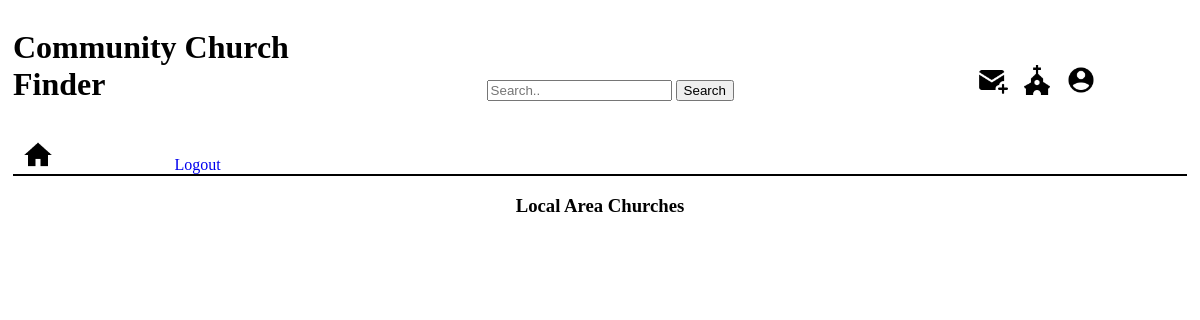
/area_churches, run on an earlier commit of the app's database.
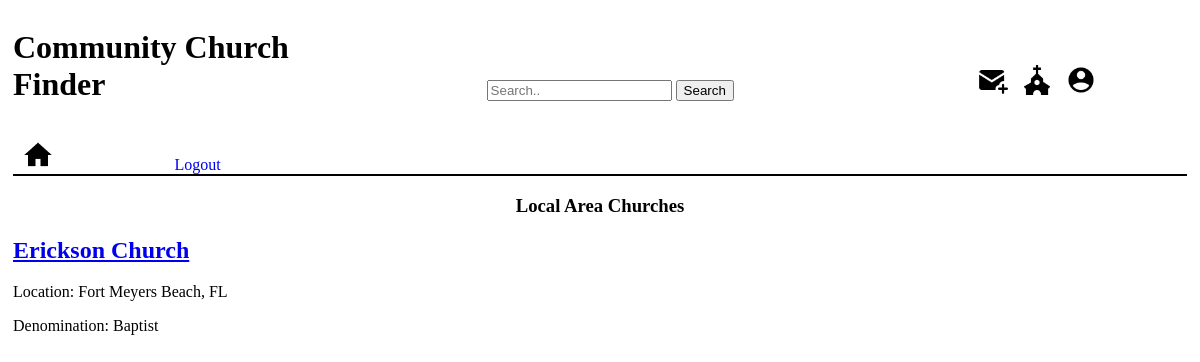
And on a later commit of the database.
### church_app/models.py (models this page shows)
class Church(models.Model):
    church_name=models.CharField(max_length=255)
    admin_name=models.CharField(max_length=255)
    admin_email=models.CharField(max_length=255)
    password=models.CharField(max_length=255)
    church_city=models.CharField(max_length=255)
    church_state=models.CharField(max_length=2)
    address=models.CharField(max_length=255)
    website=models.CharField(max_length=255)
    facebook=models.CharField(max_length=255)
    instagram=models.CharField(max_length=255)
    twitter=models.CharField(max_length=255)
    church_email=models.CharField(max_length=255)
    church_phone=models.CharField(max_length=13)
    denomination=models.CharField(max_length=255)
    values=models.TextField()
    size=models.CharField(max_length=255)
    youngest=models.CharField(max_length=255)
    younger=models.CharField(max_length=255)
    young=models.CharField(max_length=255)
    old=models.CharField(max_length=255)
    oldest=models.CharField(max_length=255)
    other=models.TextField()
    created_at=models.DateTimeField(auto_now_add=True)
    updated_at=models.DateTimeField(auto_now=True)
    objects=ChurchManager()

### church_app/views.py (the view)
# urls.py: path('area_churches', views.area_churches),
def area_churches(request):
    context={
        'area_church': Church.objects.all()
    }
    return render(request, "area_churches.html", context)

### church_app/templates/area_churches.html (shortened to what this page needs)
{% extends "base.html" %}
    {% load static %}
    {% block content %}
    <link rel="stylesheet" href="{% static 'home_page.css' %}">
</head>
<body>
    <h3>Local Area Churches</h3>
    {% for church in area_church %}
    <h2><a href="/church_profile/{{church.id}}">{{church.church_name}}</a></h2>
    <p>Location: {{church.church_city}}, {{church.church_state}}</p>
    <p>Denomination: {{church.denomination}}</p>
    {% endfor %}
    {% endblock %}

What changed in the data, as far as the page shows it:
added Church: church_name "Erickson Church", church_city "Fort Meyers Beach", church_state "FL", denomination "Baptist"
